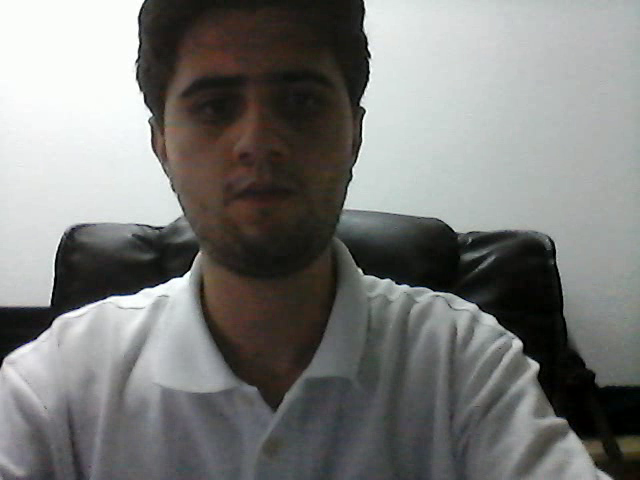
#> input picture frame 14 of muestra.mp4, 640 x 480 px, given in place of the camera
$ jupyter execute 'Entrega 1.ipynb'   (text cells are left out)
#> lines starting #> are read from the running program, lines starting #| are printed output that depends on the picture
[cell 1]
import numpy as np
import cv2

[cell 2]
def captureAndApplyFilter(f, fparams=[], path=''):

#> called with path = ''
    if(len(path) > 0):
        video_capture = cv2.VideoCapture("hola.mp4")
    else:
        video_capture = cv2.VideoCapture(0)


    while True:
        # Grab a single frame of video
        ret, frame = video_capture.read()
#> frame is the input picture: shape (480, 640, 3); mean B, G, R 121.1, 123.2, 122.7

        if not ret:
            break

        frame = cv2.cvtColor( frame, cv2.COLOR_BGR2GRAY )
#> frame: shape (480, 640)

        # Apply a filter to the frame
        res = f(frame,*fparams)

        cv2.imshow('Video', res)

        # Hit 'q' on the keyboard to quit!
        if cv2.waitKey(30) & 0xFF == ord('q'):
#> (key q is pressed here)
            break

    # Release handle to the webcam
    video_capture.release()
    cv2.destroyAllWindows()
    print('Released Video Resource')

# [42 lines left out: function recordVideo, not called in this run]

[cell 3]
def nonFilter(img): return img

def negative(img):
    img1_subtract= np.zeros(img.shape, np.uint8)
    img1_subtract = cv2.subtract(255, img)
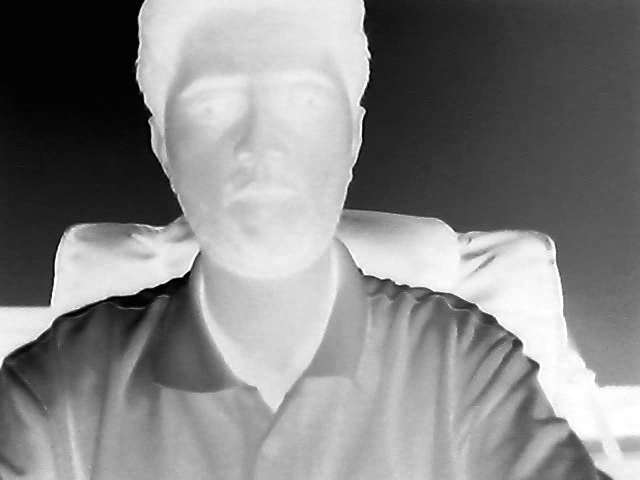
#> img1_subtract: shape (480, 640); min 0, max 255, mean 132.2
    img1_subtract = cv2.subtract(img1_subtract,100)
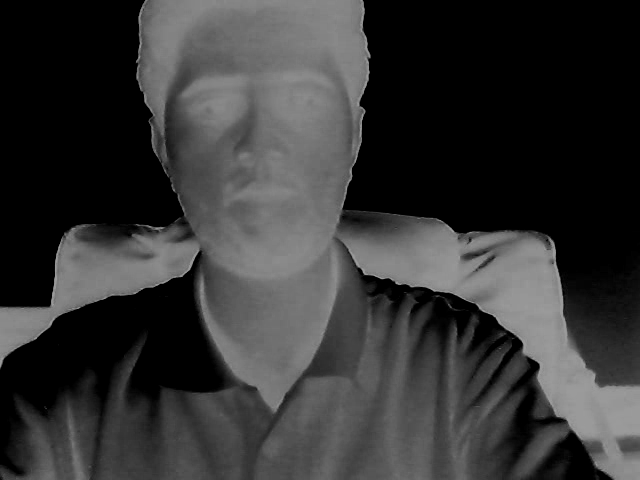
#> img1_subtract: shape (480, 640); min 0, max 155, mean 53.1
#> (key Esc is pressed here)
    return img1_subtract


def non_linear_rootMod(img, a, b):

#> called with a = 1.3, b = -0.1
    img_copy = img.copy().astype(np.float32)/255.0
    res_a = cv2.pow(img_copy,0.5)
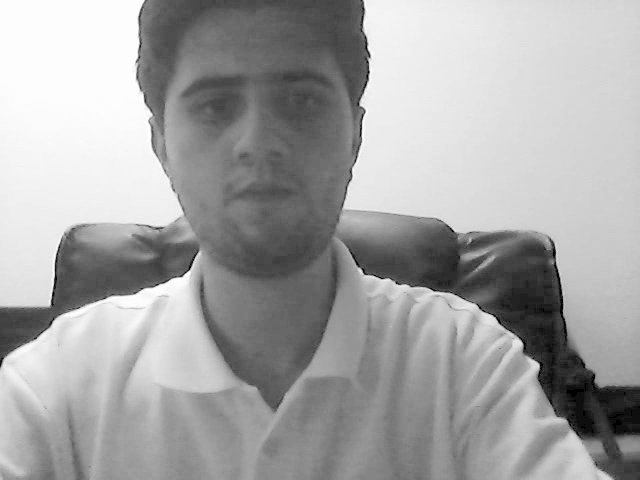
#> res_a: shape (480, 640) float32; min 0, max 1, mean 0.65
    res_a = cv2.multiply(res_a, a)
    res = cv2.add(res_a,b)

    res[res<0] = 0
#> res: shape (480, 640) float32; min 0, max 1.2, mean 0.745
    res = res*255.0
    res[res>255] = 255
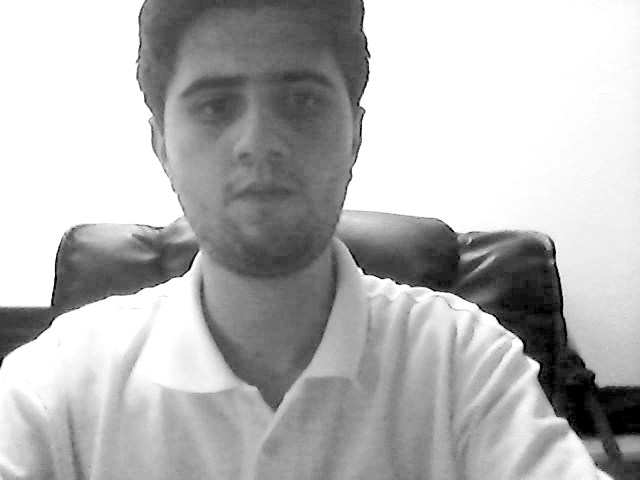
#> res: shape (480, 640) float32; min 0, max 255, mean 182

    res = img.astype(np.uint8)
    res = cv2.medianBlur(res,5)

    return res

# [5 lines left out: function thresholdImg, not called in this run]
def histeq(img):
     return cv2.equalizeHist(img)

$ run again, starting later in the video
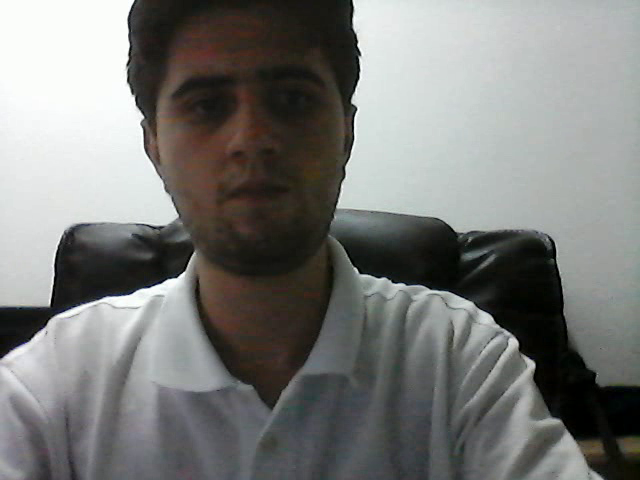
#> input picture frame 63 of muestra.mp4, 640 x 480 px, given in place of the camera
#> in captureAndApplyFilter, frame is the input picture: shape (480, 640, 3); mean B, G, R 120.9, 123.2, 122.5
#> frame: shape (480, 640)
#> in negative, `img1_subtract = cv2.subtract(img1_subtract,100)`:
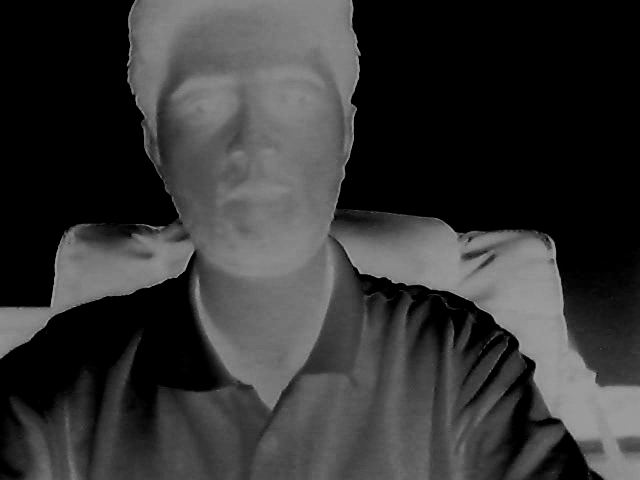
#> img1_subtract: shape (480, 640); min 0, max 155, mean 52.9
#> in non_linear_rootMod, `res[res>255] = 255`:
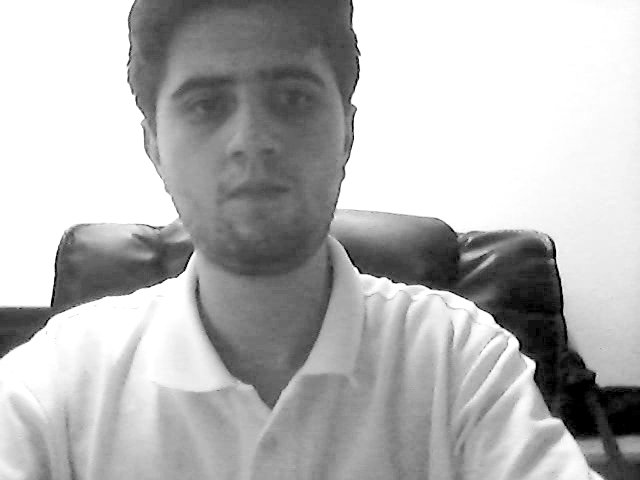
#> res: shape (480, 640) float32; min 0, max 255, mean 182.2

$ run again, starting later in the video
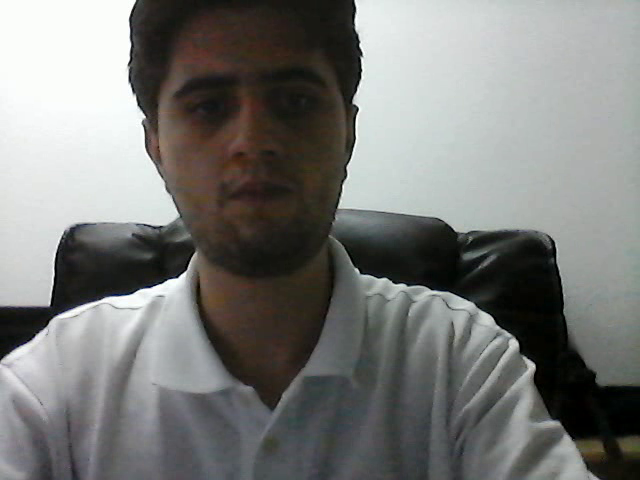
#> input picture frame 113 of muestra.mp4, 640 x 480 px, given in place of the camera
#> in captureAndApplyFilter, frame is the input picture: shape (480, 640, 3); mean B, G, R 120.5, 122.8, 122.1
#> frame: shape (480, 640)
#> in negative, `img1_subtract = cv2.subtract(img1_subtract,100)`:
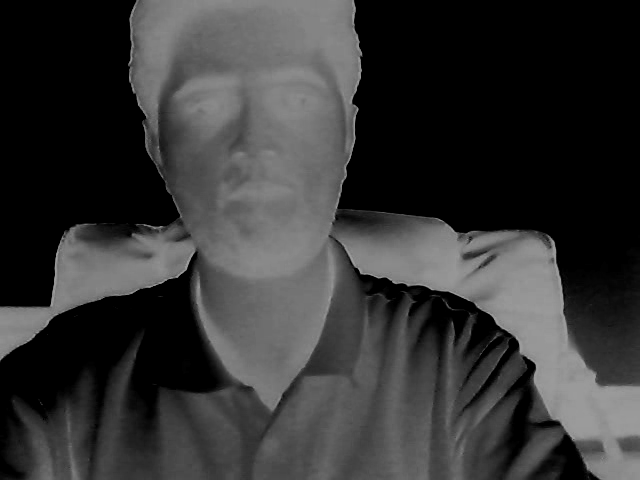
#> img1_subtract: shape (480, 640); min 0, max 155, mean 53.2
#> in non_linear_rootMod, `res[res>255] = 255`:
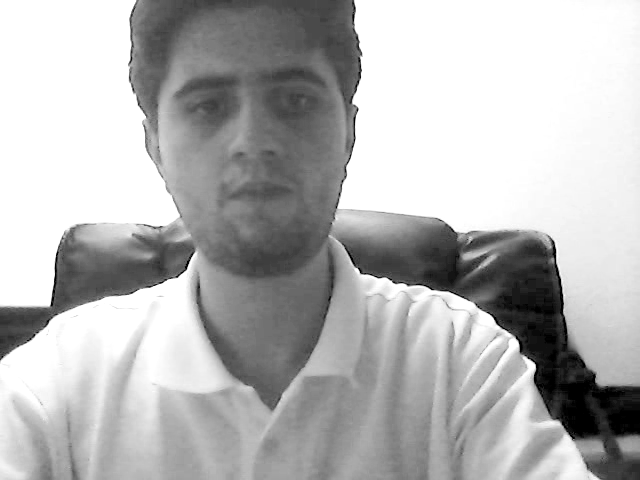
#> res: shape (480, 640) float32; min 0, max 255, mean 181.6
